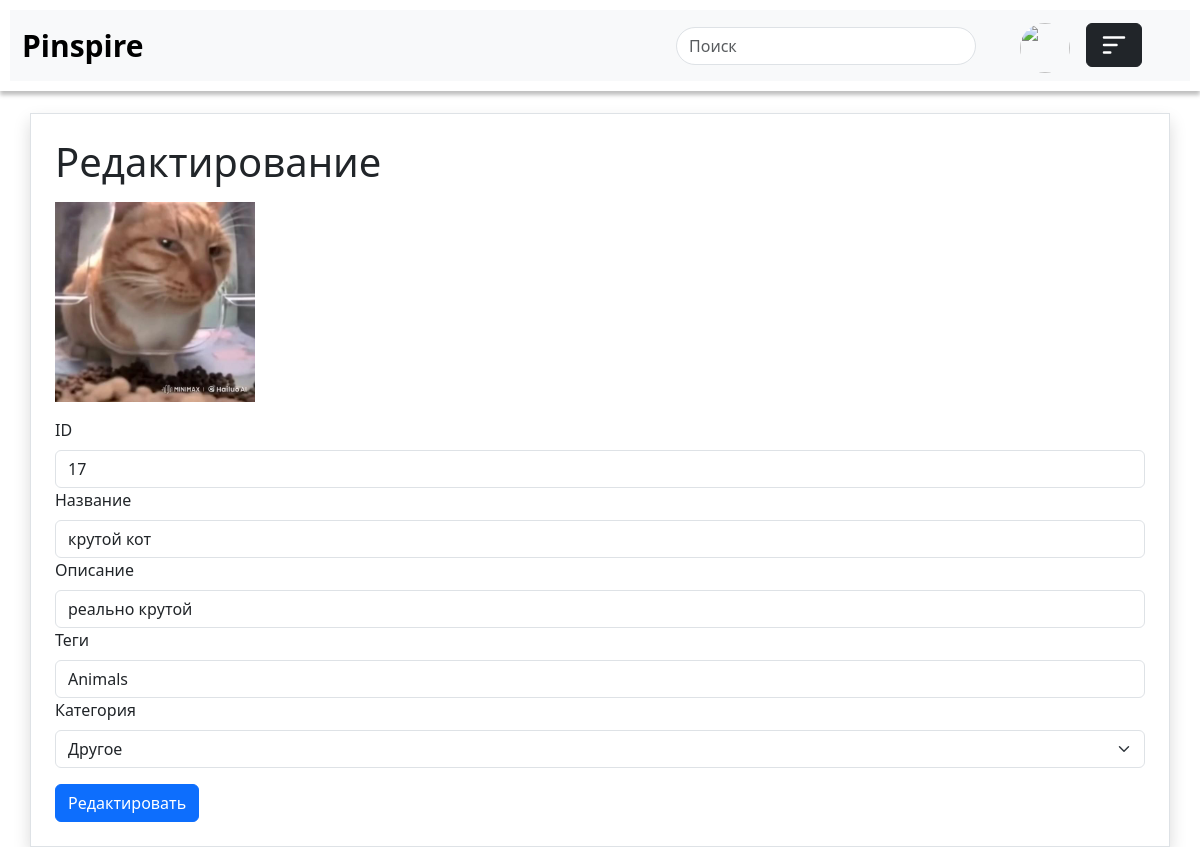
Page /admin/redact.php?id=17 (signed in) on the committed database.
### tables this page shows
CREATE TABLE `images` (
  `ID` int(11) NOT NULL,
  `Image_Name` varchar(50) NOT NULL,
  `Path` varchar(100) NOT NULL,
  `Preview_Path` varchar(255) DEFAULT NULL,
  `Category` enum('Аниме','Игры','Природа','Музыка','Мемы','Машины','Другое','Животные') NOT NULL,
  `upload_user_id` int(50) NOT NULL,
  `Date_upload` timestamp NOT NULL DEFAULT CURRENT_TIMESTAMP ON UPDATE CURRENT_TIMESTAMP,
  `Description` text NOT NULL,
  `Tags` varchar(60) DEFAULT NULL,
  `Active` enum('Active','Banned') NOT NULL
);

### admin/redact.php (the view, shortened to what this page needs)
<?php
require_once("function.php");
$id = $_GET['id'] ?? null;
$stmt = $conn->prepare("SELECT * FROM images WHERE ID = ?");
$stmt->bind_param("i", $id);
$stmt->execute();
$result = $stmt->get_result();
$image = $result->fetch_assoc();
?>
<!DOCTYPE html>
<html lang="en">
<head>
    <link rel="stylesheet" href="https://cdn.jsdelivr.net/npm/bootstrap@5.3.0/dist/css/bootstrap.min.css">
    <link rel="stylesheet" href="../css/main.css">
</head>
<body>
<header class="mb-5">
    <nav class="navbar navbar-expand-lg bg-body-tertiary">
        <div class="container-fluid">
            <a class="navbar-brand" style="font-weight: bold; font-size: 30px; ">Pinspire</a>
        </div>
        <div class="collapse navbar-collapse me-3" id="navbarcenter">
        <input type="text" name="search" id="search" class="form-control" placeholder="Поиск" style="width: 300px; margin-left: 20px;">
        </div>
        <div class="collapse navbar-collapse float-end" id="navbarNav">
            <ul class="navbar-nav me-5">
                <li class="nav-item mt-1 ms-3">
                    <img src="../<?= htmlspecialchars($_SESSION['user']['Avatar'], ENT_QUOTES) ?>" alt="" style="width: 50px; height: 50px; border-radius: 50%;">
                </li>
                <li class="nav-item">
                <button class="btn btn-dark ms-3 me-0 mt-1" type="button" data-bs-toggle="offcanvas" data-bs-target="#offcanvasExample" aria-controls="offcanvasExample"><img src="../icons/menu.svg" style="width: 30px; height: 30px; object-fit: cover; filter: invert(1);"></button>
                </li>
            </ul>
        </div>
    </nav>
</header>
<main>
    <div class="container mt-5 pt-5">
        <div class="row">
            <div class="col-12 border shadow p-4">
                <h1>Редактирование</h1>
                <form action="" method="post" class="mt-3">
                <img src="../<?= $image['Path'] ?>" class="card-img-top mb-3 align-self-center" alt="..." style="width: 200px; height: 200px;">
                    <div class="mb-3">
                        <label for="exampleFormControlInput1" class="form-label">ID</label>
                        <input type="text" name="image_name" class="form-control" id="exampleFormControlInput1" value="<?= htmlspecialchars($image['ID'], ENT_QUOTES) ?>" placeholder="ID" required>
                        <label from="exampleFormControlInput1" class="form-label">Название</label>
                        <input type="text" name="Image_Name" class="form-control" id="exampleFormControlInput1" value="<?= htmlspecialchars($image['Image_Name'], ENT_QUOTES) ?>" placeholder="название" required>
                        <label for="exampleFormControlInput1" class="form-label">Описание</label>
                        <input type="text" name="description" class="form-control" id="exampleFormControlInput1" value="<?= htmlspecialchars($image['Description'], ENT_QUOTES) ?>" placeholder="описание" required>
                        <label for="exampleFormControlInput1" class="form-label">Теги</label>
                        <input type="text" name="tags" class="form-control" id="exampleFormControlInput1" value="<?= htmlspecialchars($image['Tags'], ENT_QUOTES) ?>" placeholder="Теги" required>
                        <label for="exampleFormControlInput1" class="form-label">Категория</label>
                        <select name="category" class="form-select" aria-label="Default select example" required>
                            <option selected><?= htmlspecialchars($image['Category'], ENT_QUOTES) ?></option>
                        </select>
                    </div>
                    <button type="submit" name="submit" class="btn btn-primary">Редактировать</button>
                </form>
            </div>
        </div>
    </div>
</main>
</body>
</html>

### css/main.css (style rules this page uses)
.card-img-top { height: 400px; transition: transform 0.3s ease; }
input[name="search"] { border-radius: 77px; }
header { position: fixed; top: 0; left: 0; right: 0; z-index: 1000; background-color: #fff; box-shadow: 0 2px 4px rgba(0, 0, 0, 0.1); padding: 10px; box-shadow: 0px 4px 4px rgba(0, 0, 0, 0.25); }
body { overflow-y: scroll; overflow-x: hidden; }
.btn-dark { background-color: #212529; border-color: #212529; }

### rows in the picture
images: Path (picture), image_name "17", Image_Name "крутой кот", description "реально крутой", tags "Animals", category "Другое"
